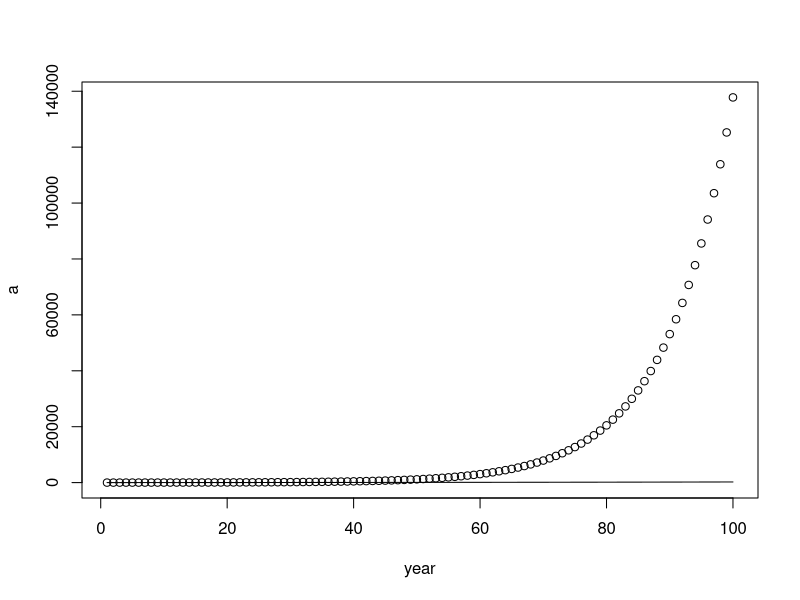
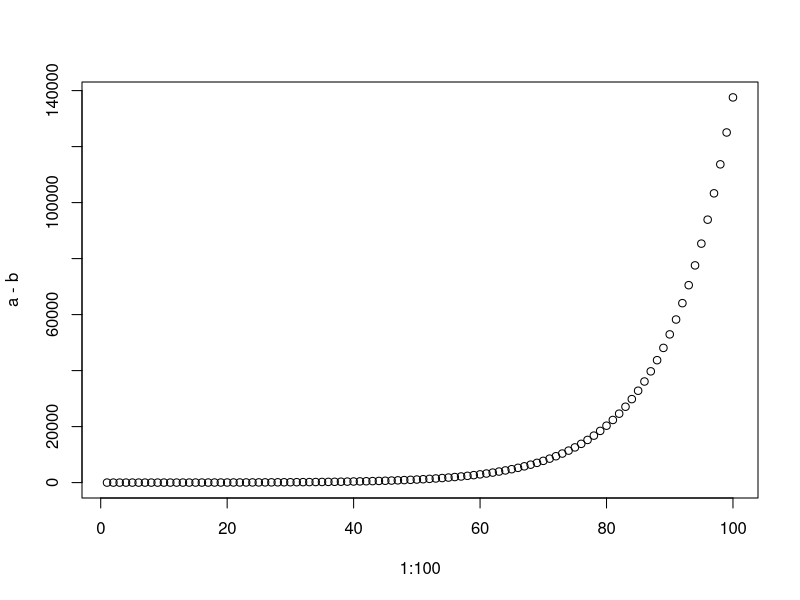
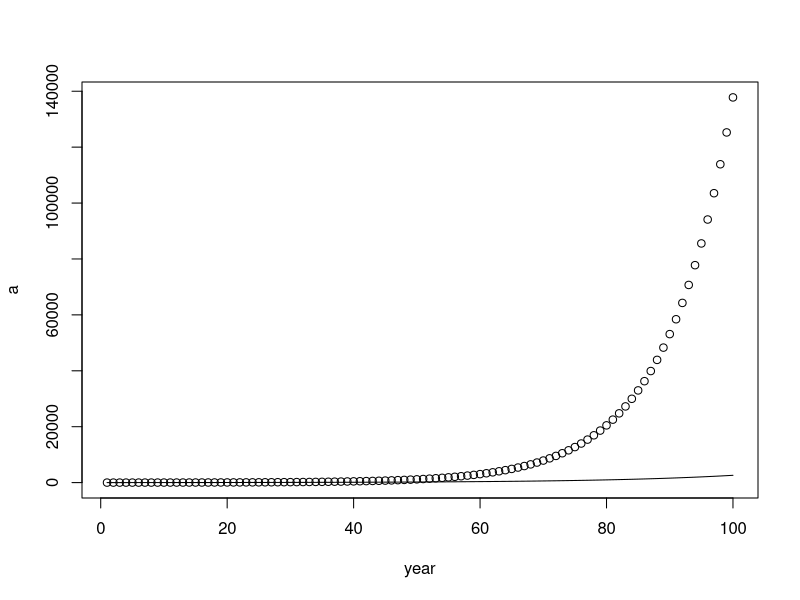

R code for these plots, in order:
## ---- chunk 1
#example
max_time = 100
initial_balance = 1
year <- 1:100
a = b = initial_balance
interest_rate1 = 10
interest_rate2 = 1.5
deposit = 1
r1 = interest_rate1 / 100
r2 = interest_rate2 / 100
for (time in 2:(max_time-1)){
a[time] = a[time-1] * (1+r1) + deposit
b[time] = b[time-1] * (1+ r2) + deposit
}
a[max_time] = a[max_time-1] * (1+r1)
b[max_time] = b[max_time-1] * (1+ r2)
## ---- chunk 2
summary(cbind(a,b))
## ---- chunk 3
#par(mfcol= c(2,1))
plot(year, a)
lines(year, b)
## ---- chunk 4
plot(1:100,a-b)
## ---- chunk 5
interest_rate2 = 5
r2 = .05
## ---- chunk 6
for (time in 2:(max_time-1)){
a[time] = a[time-1] * (1+r1) + deposit
b[time] = b[time-1] * (1+ r2) + deposit
}
a[max_time] = a[max_time-1] * (1+r1)
b[max_time] = b[max_time-1] * (1+ r2)
## ---- chunk 7
#par(mfcol= c(2,1))
plot(year, a)
lines(year, b)
